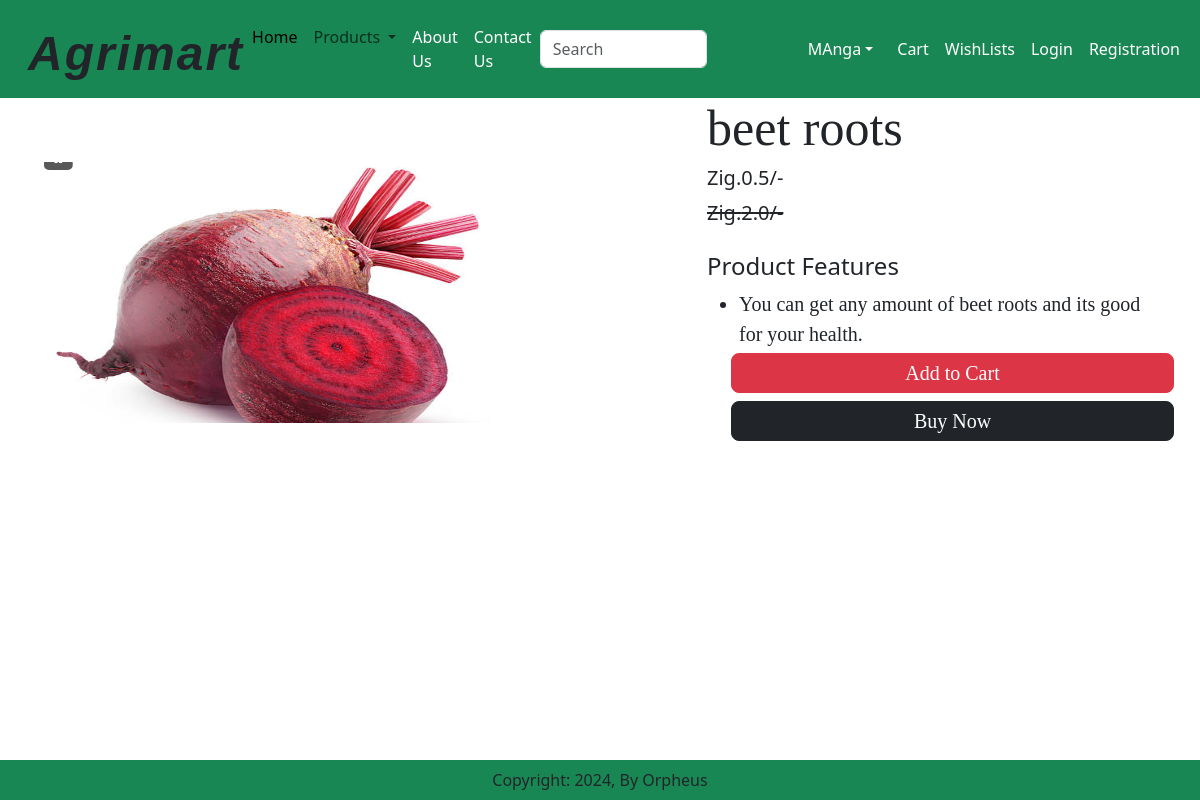
Page /product_detail/3 on the committed database.
### farm_market/models.py (models this page shows, shortened)
class Product(models.Model):
    farmer = models.ForeignKey(Farmer, related_name='products', on_delete=models.CASCADE)
    title = models.CharField(max_length=100)
    description = models.TextField()
    price = models.DecimalField(max_digits=10, decimal_places=2)
    quantity = models.IntegerField()
    selling_price = models.FloatField(default=0.0)
    discounted_price = models.FloatField(default=0.0)
    composition = models.TextField(default="")
    prodapp = models.TextField(default="")
    category = models.CharField(choices=CATEGORY_CHOICES, max_length=5, default='DEF')
    product_image = models.ImageField(upload_to="product", null=True, blank=True)

### farm_market/views.py (the view)
# urls.py: path('product_detail/<int:pk>', ProductDetail.as_view(), name='product_detail'),
class ProductDetail(View):
    def get(self,request, pk):
        product = Product.objects.get(pk=pk)
        return render(request, "farm_market/product_detail.html", locals())

### farm_market/templates/farm_market/product_detail.html (shortened to what this page needs)
{% extends "farm_market/index.html" %}
{% load static %}
{% block maincontent %}
<div class= container>
<div class="row flex justify-content-between">
    <div class="img2 col-lg-5 mt-5">
        <img src="{{product.product_image.url}}" class="image col-xs-6
        col-sm-12 col-lg-12 mt-3 text-sm-center w-100 h-75" alt="">
    </div>
    <div class="productdetail col-lg-5">
        <h1 style="font-family: Georgia; font-size: 50px;">
            {{product.title}}
        </h1>
        <h5>Zig.{{product.discounted_price}}/-</h5>
        <small class="text-decoration-line-through-muted
        fs-5"><del> Zig.{{product.selling_price}}/-</small></del>
        <br><br><h4>Product Features</h4>
        <ul class="fs-5" style="font-family: Rajdhani;">
            <li>{{product.description }}</li>
            <div class="buttons row flex" style="font-family:Rajdhani;">
                <button type="submit" class="d-grid gap-Z btn1 btn btn-danger
                p-1 m-1 btn-lg text-decoration-none text-white">
                Add to Cart
                </button>
                <div class="btn btn-dark p-1 m-1 btn-lg">
                    <a href="#" class="text-decoration-none text-white">Buy Now</a>
                </div>
            </div>
        </ul>
    </div>
</div>
</div>
{% endblock maincontent%}

### rows in the picture
Product: product_image (picture), title "beet roots", discounted_price "0.5", selling_price "2.0", description "You can get any amount of beet roots and its good for your health."
